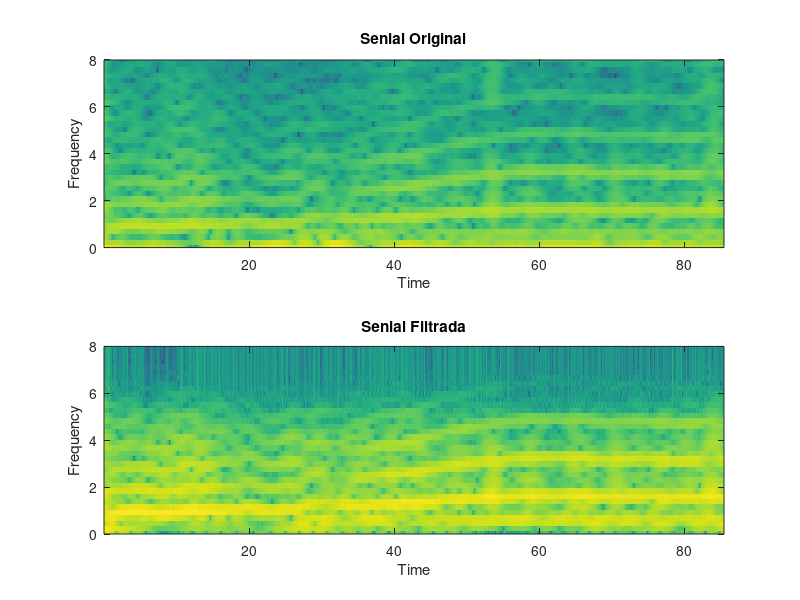

Source code (MATLAB):
clear all;

addpath('/usr/share/octave/packages/signal-1.3.2'); %incluye el specgram

load intensidad_RGB.mat; % brillo, 1 es R, 2 es G, 3 es B.
%load audio_det.mat;
%
video_length = length(brillo);

frec_video = 29.37; %frecuencia muestreo video
t_video = 1/(2*pi*frec_video); %tiempo muestreo video

ejeXvideo = 0 : t_video : ((video_length-1)*t_video);

[b, a] = butter( 5, [0.5/frec_video , 10/frec_video]);

ida_vuelta = filtfilt(b, a, brillo(:,2));

filtrado = filter(b, a, brillo(:,2));

%frec_audio = 50; %frecuencia muestreo audio
%t_audio = 1/(2*pi*frec_audio); %tiempo muestreo audio
%
%
%ejeXaudio = 0 : t_video : 10;


%yts = specgram(brillo, 256, 1000, [], 200);

step = ceil(20*frec_video/1000);
%window = hamming(100*frec_video/1000);
window = hamming(128);
%Hamming 128 puntos

figure;

subplot(2,1,1);
%specgram(brillo(:,2), 2^nextpow2(128), frec_video, window, window - step);
specgram(brillo(:,2), 2^nextpow2(128), frec_video, window, 127);
ylim([0  8]);
title('Senial Original');

subplot(2,1,2);
%specgram(ida_vuelta, 2^nextpow2(128), frec_video, window, window - step);
specgram(ida_vuelta, 2^nextpow2(128), frec_video, window, 127);
%caxis([-1000 1000]);
ylim([0  8]);
title('Senial Filtrada');

%%ylim([10^-6  1]);
%%hold on;
%%semilogy(5:25,PeDigTeorica,'k');
%%ylim([10^-6  1]);
%%plot( ejeXvideo, brillo);
%%plot( ejeXvideo, brillo(:,2));
%xlabel('t [s]');
%ylabel('brillo [dB]');
%%legend('Curva simulada','Curva teorica','location','NorthEastOutside');
%title('Titulo');
print -djpg imagenes/punto_8_espectograma_cardiometro.jpg; %Octave
grid minor;
 
